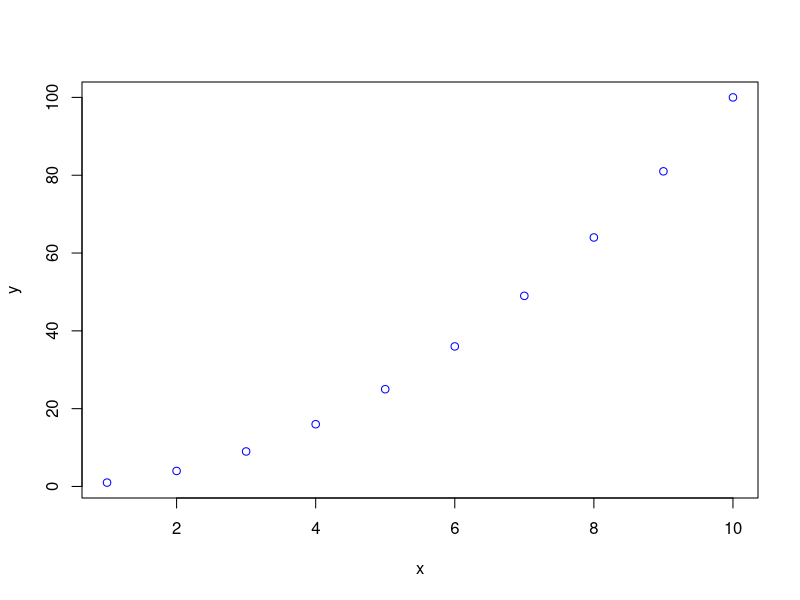
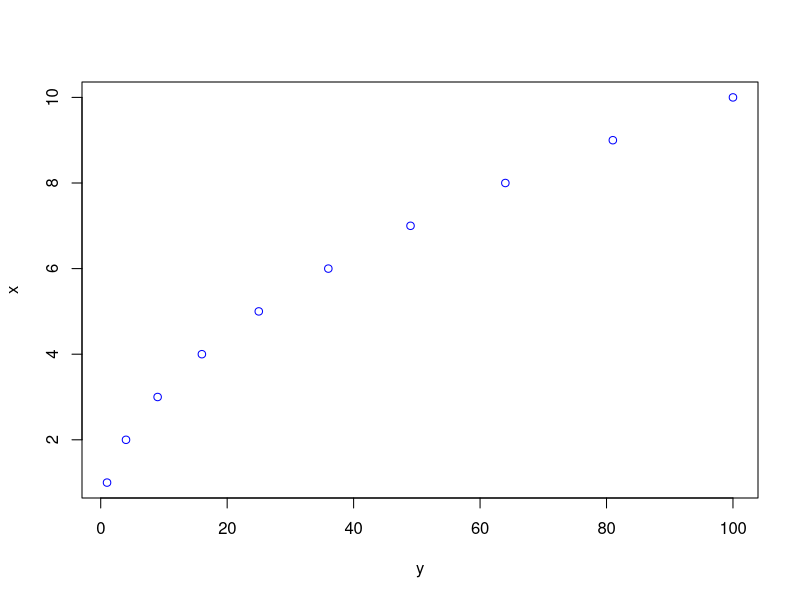

Reproduce these figures in R, in order.
# Introduccion a R: 
# Parte 3: Funciones en R
#
# Angelo Gutierrez Daza
# 2020
#
# Programacion II
# Programa de Estudios Superiores
# Banco de Guatemala
#
# Codigo probado utilizando la version 3.6.2 de R


################################################################################
# 1) Funciones Basicas 
################################################################################

# Comenzemos por limpiar todo el workspace
rm(list=ls()) 
ls()

# Recordemos como crear diferentes escalares, vectores y matrices en R

### Crear vectores
A  <- cbind(1,2)      # Vector de dimension 1x2
B  <- rbind(1,2)      # Vector de dimension 2x1
C  <- c(1,2)          # Comando para concatenar de forma horizontal
D  <- c(A,C)          # Tambien se puede usar para concatenar vectores

### Crear Matrices
AA <- matrix(c(1,2),nrow=2,ncol=1)         # Matriz 2x1
BB <- matrix(c(1,2),nrow=1,ncol=2)         # Matriz 1x2
CC <- matrix(c(1,2,3,4),ncol=2,nrow=2)     # Matriz 2x2 ordenada por columnas
DD <- matrix(c(1,2,3,4),ncol=2,byrow=TRUE) # Matriz 2x2 ordenada por filas

### Manipular Matrices
FF <- DD                  # Crear una matriz duplicado
FF                        # Ver en el command window
FF[1,1] <- 10             # Asignacion de elementos de la matriz
FF                        # Ver en el command window
FF[1,2]                   # Seleccion del elemento en la posicion (1,2)
GG <- cbind(FF,c(5,6))    # Contatenar vector columna a una matriz
GG                        # Ver en el command window
GG <- rbind(FF,c(7,8,9))  # Contatenar vector fila a una matriz
GG                        # Ver en el command window
GG[,1]                    # Seleccionar todos los elementos de la 1er columna
GG[1,1:2]                 # Elementos 1 hasta 2 de la primera fila
GG[-1,2]                  # Elementos de la 2da columna, excepto el primero
GG <- GG[1:2,]            # Reasignacion de datos

# R cuenta con una serie de funciones predeterminadas para manipular datos

############ La funcion mas importante de todas: La ayuda ######################

# Podemos buscar documentacion de cualquier funcion con el simbolo "?" 
?diag                

# De forma alternativa, podemos usar la funcion help()
help("diag")         

# Si usamos "??", buscamos ayuda usando "diag" como palabra clave
??diag               

# De forma alternativa, podemos utilizar el comando help.search()
help.search("diag")  

################################################################################

### Funciones para crear vectores
A<-seq(1,10)    # seq() crear vectores con sucesiones de variables
1:10            # De forma alternativa, podemos utilizar ":"
seq(1,10,2)     # seq() permite crear para sucesiones con distintos intervalos
seq(0,-10,-2)   # Y suseciones de numeros negativos
seq(0,1,len=5)  # P un vector con 5 elementos equidistantes entre 0 y 1
rep(1,10)       # rep() permite crear vectores de elementos repetidos

### Operaciones sobre matrices
AA; BB; GG;     # Recordemos estas matrices
t(BB)           # Transpuesta de una matriz
AA%*%BB         # Multiplicacion de matrices
BB%*%AA         # Multiplicacion de matrices
AA*t(BB)        # Producto punto de matrices
diag(2,3,3)     # Matriz diagonal de "2" de dimension 3x3
diag(c(1,2))    # Matriz diagonal con el vector indicado
diag(5)         # Matriz identidad de 5x5
diag(GG)        # Diagonal de la matriz GG
solve(GG)       # Inversa de la matriz GG
det(GG)         # Determinante de la matriz GG
eigen(GG)       # Valores y vectores propios de la matriz GG
dim(GG)         # Dimensiones de la matriz GG
ncol(GG)        # Numero de columnas de la matriz GG
nrow(GG)        # Numero de filas de la matriz GG

### Funciones para generar y trabajar con numeros aleatorios ###
M  <- runif(10,0,7)    # Vector de 10 realizaciones de una uniforme(0,7)
N  <- rnorm(1000,0,2)  # Vector de 1000 realizaciones de una normal(0,1)
O  <- rlnorm(30)       # Vector de 30 realizaciones log-normal(0,1)

# Podemos combinar varias de las funciones anteriores 
# Aca combinamos "matrix" y "rnorm" para crear una matriz con v.a. normales
MM <- matrix(rnorm(5*5,mean=0,sd=1),5,5) 

### Estadistica descriptiva sobre un vectr
length(M)  # Dimension de M
sum(M)     # Suma de los elementos del vector M
mean(M)    # Promedio del vector M
median(M)  # Mediana del vector M
var(M)     # Varianza del vector M
min(M)     # Elemento minimo del vector M
max(M)     # Elemento maximo del vector M

### Estadistica descriptiva sobre una matriz

# Note que las funciones anteriores pueden aplicarse a matrices, 
# en cuyo caso, la operacion se hace tomando todos los elementos de la matriz
dim(MM)    # Dimension de M
MM
sum(MM)    # Suma de los elementos del vector M
mean(MM)   # Promedio del vector M
var(MM)    # Varianza del vector M (normaliza usando n-1)
sd(MM)     # Desviacion estandar del vector M (normaliza usando n-1)
min(MM)    # Elemento minimo del vector M
max(MM)    # Elemento maximo del vector M

# De forma alternativa, podemos realizar la operacion para cada fila o columna
# de la matriz usando la funcion apply
MM
apply(MM,2,sum)  # Suma de los elementos de cada columna de la matriz MM
apply(MM,2,mean) # Promedio de los elementos de cada columna de la matriz MM
apply(MM,2,var)  # Varianza de los elementos de cada columna de la matriz MM
apply(MM,2,sd)   # Desv. est. de los elementos de cada columna de la matriz MM
apply(MM,2,min)  # Minimo de los elementos de cada columna de la matriz MM
apply(MM,2,max)  # Maximo de los elementos de cada columna de la matriz MM

################################################################################
# 2) Definir Funciones
################################################################################

### Introduccion
# Hemos visto ya varias de las funciones que vienen incorporadas en R
# Por ejemplo, sum() es una funcion: 
# Toma como argumento un vector y regresa la suma de sus elementos
x <- c(1,2)
y <- sum(x)

# Una funcion mas complicada es la funcion plot()
x <- 1:10
y <- x^2
plot(x,y,col="blue") 
# En este caso, "x" y "y" son argumentos posicionales, lo que quiere decir que
# el orden en que se ingresan importa:
plot(y,x,col="blue") # Reversamos el orden de "x" y "y"

# Por otro lado, el argumento "blue" es un argumento nombrado, lo que quiere 
# decir que el orden no importa. De hecho, es un argumento es opcional.

# Otro ejemplo es la funcion integrate(), la cual realiza integracion numerica
integrate(cos,-1,5) # Valor de la integral de cos(x) entre -1 y 5

# Note que el primer argumento de integrate() es una funcion

# Estas funciones vienen por defecto con R (built-in functions)

# Si bien son utiles, suele ser conveniente definir nuestras propias funciones
# Veamos como hacerlo

### Funciones definidas por el usuario

# Recuerdan que la funcion recibe funciones?
# Como podemos entonces evaluar la integral de f(x)= (x^2)*cos(x)  entre -1 y 5?
# La respuesta: Crear para integrate() nuestra propia funcion que evalue f(x) 

mi_funcion <- function(x) return((x^2)*cos(x)) # Asi de sencillo
integrate(mi_funcion,-1,5) 

# Note que "mi_funcion" es solo un nombre arbitrario y que return() especifica
# el valor devuelto por la funcion

### Otros ejemplos

# Una funcion sin argumentos
f <- function() print("Iniesta")
f()

# Una funcion con dos argumentos
g <- function(x,y) return(x^2 + 2*x*y + y^2)
g(2,3)

# Una funcion con argumentos opcionales
h <- function(x, intercepto=0) return(intercepto + 2*x)
h(1)
h(1,intercepto=3)

# Otra funcion util: Una funcion que calcule el estimador MCO, tomando como 
# dadas una matriz de regresores X y el vector Y con la variable dependiente

# Primero, simulemos unos datos
beta_sim <- matrix(c(1,2),ncol=1,nrow=2) # Coeficientes del modelo
X.sim    <- matrix(rnorm(100),ncol=2)    # Regresores
eps      <- matrix(rnorm(50),ncol=1)     # Ruido
Y.sim    <- X.sim%*%beta_sim+eps         # Variable simulada

# Definir una funcion que calcule el estimador MCO
my_ols  <-  function(X,Y)  {
  beta <- (solve(t(X)%*%X))%*%(t(X)%*%Y)  
  return(beta)
}

# Probar la funcion usando los datos simulados
my_ols(X.sim,Y.sim)

### Reglas para las funciones
# - Pueden tener un numero de argumentos arbitrario (tanto posicionales como 
#    opcionales)
# - Los argumentos pueden ser cualquier objeto de R
# - Los valores retornados pueden ser cualquier objeto de R
# - Las funciones solo pueden devolver un objeto
# - Por lo anterior, para retornar varias variables o datos, se deben agrupar en
#   un vector, lista o data frame

### Variables Locales ###
# Las variables que se definan dentro de una funcion son "variables locales".
# Lo anterior quiere decir que solo existen dentro de la funcion. 
# Ejemplo:
x <- 1                            # Hacemos x igual a 1
f <- function() {x<-2; print(x)}  # Una funcion que hace que x sea igual a 2
f()                               # Corremos esta funcion
x                                 # x sigue siendo 1

### Usen funciones cuando puedan! ###
# - Dividen un programa largos en sus componentes logicos mas pequenos, lo que 
#   la hace mas facil de leer
# - Cada componente puede ser disenado de forma individual
# - Fomenta la reutilizacion de codigos
# - Ahorra el esfuerzo de repetir tareas comunes
